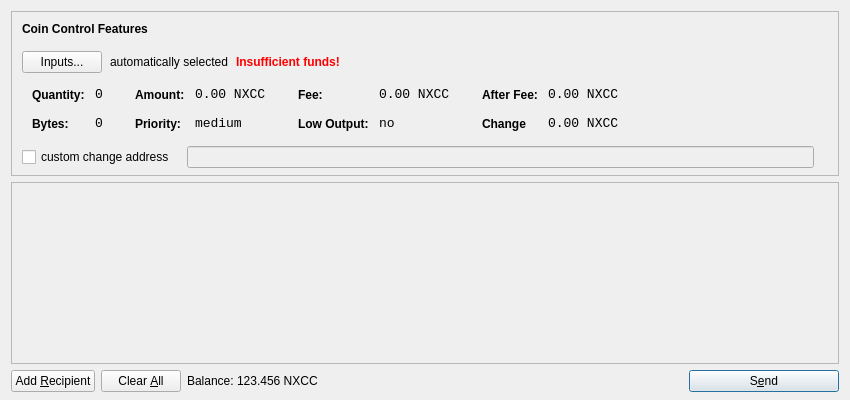
<?xml version="1.0" encoding="UTF-8"?>
<ui version="4.0">
 <class>SendCoinsDialog</class>
 <widget class="QDialog" name="SendCoinsDialog">
  <property name="geometry">
   <rect>
    <x>0</x>
    <y>0</y>
    <width>850</width>
    <height>400</height>
   </rect>
  </property>
  <property name="windowTitle">
   <string>Send Coins</string>
  </property>
  <layout class="QVBoxLayout" name="verticalLayout" stretch="0,1,0">
   <property name="bottomMargin">
    <number>8</number>
   </property>
   <item>
    <widget class="QFrame" name="frameCoinControl">
     <property name="sizePolicy">
      <sizepolicy hsizetype="Expanding" vsizetype="Expanding">
       <horstretch>0</horstretch>
       <verstretch>0</verstretch>
      </sizepolicy>
     </property>
     <property name="maximumSize">
      <size>
       <width>16777215</width>
       <height>16777215</height>
      </size>
     </property>
     <property name="frameShape">
      <enum>QFrame::StyledPanel</enum>
     </property>
     <property name="frameShadow">
      <enum>QFrame::Sunken</enum>
     </property>
     <layout class="QVBoxLayout" name="verticalLayoutCoinControl2">
      <property name="spacing">
       <number>-1</number>
      </property>
      <property name="leftMargin">
       <number>0</number>
      </property>
      <property name="topMargin">
       <number>0</number>
      </property>
      <property name="rightMargin">
       <number>0</number>
      </property>
      <property name="bottomMargin">
       <number>6</number>
      </property>
      <item>
       <layout class="QVBoxLayout" name="verticalLayoutCoinControl" stretch="0,0,0,0,1">
        <property name="spacing">
         <number>0</number>
        </property>
        <property name="leftMargin">
         <number>10</number>
        </property>
        <property name="topMargin">
         <number>10</number>
        </property>
        <item>
         <layout class="QHBoxLayout" name="horizontalLayoutCoinControl1">
          <property name="bottomMargin">
           <number>15</number>
          </property>
          <item>
           <widget class="QLabel" name="labelCoinControlFeatures">
            <property name="sizePolicy">
             <sizepolicy hsizetype="Preferred" vsizetype="Maximum">
              <horstretch>0</horstretch>
              <verstretch>0</verstretch>
             </sizepolicy>
            </property>
            <property name="font">
             <font>
              <weight>75</weight>
              <bold>true</bold>
             </font>
            </property>
            <property name="styleSheet">
             <string notr="true">font-weight:bold;</string>
            </property>
            <property name="text">
             <string>Coin Control Features</string>
            </property>
           </widget>
          </item>
         </layout>
        </item>
        <item>
         <layout class="QHBoxLayout" name="horizontalLayoutCoinControl2" stretch="0,0,0,0">
          <property name="spacing">
           <number>8</number>
          </property>
          <property name="bottomMargin">
           <number>10</number>
          </property>
          <item>
           <widget class="QPushButton" name="pushButtonCoinControl">
            <property name="styleSheet">
             <string notr="true"/>
            </property>
            <property name="text">
             <string>Inputs...</string>
            </property>
           </widget>
          </item>
          <item>
           <widget class="QLabel" name="labelCoinControlAutomaticallySelected">
            <property name="text">
             <string>automatically selected</string>
            </property>
            <property name="margin">
             <number>5</number>
            </property>
           </widget>
          </item>
          <item>
           <widget class="QLabel" name="labelCoinControlInsuffFunds">
            <property name="font">
             <font>
              <weight>75</weight>
              <bold>true</bold>
             </font>
            </property>
            <property name="styleSheet">
             <string notr="true">color:red;font-weight:bold;</string>
            </property>
            <property name="text">
             <string>Insufficient funds!</string>
            </property>
            <property name="margin">
             <number>5</number>
            </property>
           </widget>
          </item>
          <item>
           <spacer name="horizontalSpacerCoinControl">
            <property name="orientation">
             <enum>Qt::Horizontal</enum>
            </property>
            <property name="sizeHint" stdset="0">
             <size>
              <width>40</width>
              <height>1</height>
             </size>
            </property>
           </spacer>
          </item>
         </layout>
        </item>
        <item>
         <widget class="QWidget" name="widgetCoinControl" native="true">
          <property name="sizePolicy">
           <sizepolicy hsizetype="Preferred" vsizetype="Preferred">
            <horstretch>0</horstretch>
            <verstretch>0</verstretch>
           </sizepolicy>
          </property>
          <property name="minimumSize">
           <size>
            <width>0</width>
            <height>0</height>
           </size>
          </property>
          <property name="styleSheet">
           <string notr="true"/>
          </property>
          <layout class="QHBoxLayout" name="horizontalLayoutCoinControl5">
           <property name="margin">
            <number>0</number>
           </property>
           <item>
            <layout class="QHBoxLayout" name="horizontalLayoutCoinControl3" stretch="0,0,0,1">
             <property name="spacing">
              <number>20</number>
             </property>
             <property name="topMargin">
              <number>0</number>
             </property>
             <property name="bottomMargin">
              <number>10</number>
             </property>
             <item>
              <layout class="QFormLayout" name="formLayoutCoinControl1">
               <property name="horizontalSpacing">
                <number>10</number>
               </property>
               <property name="verticalSpacing">
                <number>14</number>
               </property>
               <property name="leftMargin">
                <number>10</number>
               </property>
               <property name="topMargin">
                <number>4</number>
               </property>
               <property name="rightMargin">
                <number>6</number>
               </property>
               <item row="0" column="0">
                <widget class="QLabel" name="labelCoinControlQuantityText">
                 <property name="styleSheet">
                  <string notr="true">font-weight:bold;</string>
                 </property>
                 <property name="text">
                  <string>Quantity:</string>
                 </property>
                 <property name="margin">
                  <number>0</number>
                 </property>
                </widget>
               </item>
               <item row="0" column="1">
                <widget class="QLabel" name="labelCoinControlQuantity">
                 <property name="font">
                  <font>
                   <family>Monospace</family>
                   <pointsize>10</pointsize>
                  </font>
                 </property>
                 <property name="cursor">
                  <cursorShape>IBeamCursor</cursorShape>
                 </property>
                 <property name="contextMenuPolicy">
                  <enum>Qt::ActionsContextMenu</enum>
                 </property>
                 <property name="text">
                  <string>0</string>
                 </property>
                 <property name="margin">
                  <number>0</number>
                 </property>
                 <property name="textInteractionFlags">
                  <set>Qt::LinksAccessibleByMouse|Qt::TextSelectableByKeyboard|Qt::TextSelectableByMouse</set>
                 </property>
                </widget>
               </item>
               <item row="1" column="0">
                <widget class="QLabel" name="labelCoinControlBytesText">
                 <property name="styleSheet">
                  <string notr="true">font-weight:bold;</string>
                 </property>
                 <property name="text">
                  <string>Bytes:</string>
                 </property>
                </widget>
               </item>
               <item row="1" column="1">
                <widget class="QLabel" name="labelCoinControlBytes">
                 <property name="font">
                  <font>
                   <family>Monospace</family>
                   <pointsize>10</pointsize>
                  </font>
                 </property>
                 <property name="cursor">
                  <cursorShape>IBeamCursor</cursorShape>
                 </property>
                 <property name="contextMenuPolicy">
                  <enum>Qt::ActionsContextMenu</enum>
                 </property>
                 <property name="text">
                  <string>0</string>
                 </property>
                 <property name="textInteractionFlags">
                  <set>Qt::LinksAccessibleByMouse|Qt::TextSelectableByKeyboard|Qt::TextSelectableByMouse</set>
                 </property>
                </widget>
               </item>
              </layout>
             </item>
             <item>
              <layout class="QFormLayout" name="formLayoutCoinControl2">
               <property name="horizontalSpacing">
                <number>10</number>
               </property>
               <property name="verticalSpacing">
                <number>14</number>
               </property>
               <property name="leftMargin">
                <number>6</number>
               </property>
               <property name="topMargin">
                <number>4</number>
               </property>
               <property name="rightMargin">
                <number>6</number>
               </property>
               <item row="0" column="0">
                <widget class="QLabel" name="labelCoinControlAmountText">
                 <property name="styleSheet">
                  <string notr="true">font-weight:bold;</string>
                 </property>
                 <property name="text">
                  <string>Amount:</string>
                 </property>
                 <property name="margin">
                  <number>0</number>
                 </property>
                </widget>
               </item>
               <item row="0" column="1">
                <widget class="QLabel" name="labelCoinControlAmount">
                 <property name="font">
                  <font>
                   <family>Monospace</family>
                   <pointsize>10</pointsize>
                  </font>
                 </property>
                 <property name="cursor">
                  <cursorShape>IBeamCursor</cursorShape>
                 </property>
                 <property name="contextMenuPolicy">
                  <enum>Qt::ActionsContextMenu</enum>
                 </property>
                 <property name="text">
                  <string>0.00 NXCC</string>
                 </property>
                 <property name="textInteractionFlags">
                  <set>Qt::LinksAccessibleByMouse|Qt::TextSelectableByKeyboard|Qt::TextSelectableByMouse</set>
                 </property>
                </widget>
               </item>
               <item row="1" column="0">
                <widget class="QLabel" name="labelCoinControlPriorityText">
                 <property name="styleSheet">
                  <string notr="true">font-weight:bold;</string>
                 </property>
                 <property name="text">
                  <string>Priority:</string>
                 </property>
                </widget>
               </item>
               <item row="1" column="1">
                <widget class="QLabel" name="labelCoinControlPriority">
                 <property name="font">
                  <font>
                   <family>Monospace</family>
                   <pointsize>10</pointsize>
                  </font>
                 </property>
                 <property name="cursor">
                  <cursorShape>IBeamCursor</cursorShape>
                 </property>
                 <property name="contextMenuPolicy">
                  <enum>Qt::ActionsContextMenu</enum>
                 </property>
                 <property name="text">
                  <string>medium</string>
                 </property>
                 <property name="textInteractionFlags">
                  <set>Qt::LinksAccessibleByMouse|Qt::TextSelectableByKeyboard|Qt::TextSelectableByMouse</set>
                 </property>
                </widget>
               </item>
              </layout>
             </item>
             <item>
              <layout class="QFormLayout" name="formLayoutCoinControl3">
               <property name="horizontalSpacing">
                <number>10</number>
               </property>
               <property name="verticalSpacing">
                <number>14</number>
               </property>
               <property name="leftMargin">
                <number>6</number>
               </property>
               <property name="topMargin">
                <number>4</number>
               </property>
               <property name="rightMargin">
                <number>6</number>
               </property>
               <item row="0" column="0">
                <widget class="QLabel" name="labelCoinControlFeeText">
                 <property name="styleSheet">
                  <string notr="true">font-weight:bold;</string>
                 </property>
                 <property name="text">
                  <string>Fee:</string>
                 </property>
                 <property name="margin">
                  <number>0</number>
                 </property>
                </widget>
               </item>
               <item row="0" column="1">
                <widget class="QLabel" name="labelCoinControlFee">
                 <property name="font">
                  <font>
                   <family>Monospace</family>
                   <pointsize>10</pointsize>
                  </font>
                 </property>
                 <property name="cursor">
                  <cursorShape>IBeamCursor</cursorShape>
                 </property>
                 <property name="contextMenuPolicy">
                  <enum>Qt::ActionsContextMenu</enum>
                 </property>
                 <property name="text">
                  <string>0.00 NXCC</string>
                 </property>
                 <property name="textInteractionFlags">
                  <set>Qt::LinksAccessibleByMouse|Qt::TextSelectableByKeyboard|Qt::TextSelectableByMouse</set>
                 </property>
                </widget>
               </item>
               <item row="1" column="0">
                <widget class="QLabel" name="labelCoinControlLowOutputText">
                 <property name="styleSheet">
                  <string notr="true">font-weight:bold;</string>
                 </property>
                 <property name="text">
                  <string>Low Output:</string>
                 </property>
                </widget>
               </item>
               <item row="1" column="1">
                <widget class="QLabel" name="labelCoinControlLowOutput">
                 <property name="font">
                  <font>
                   <family>Monospace</family>
                   <pointsize>10</pointsize>
                  </font>
                 </property>
                 <property name="cursor">
                  <cursorShape>IBeamCursor</cursorShape>
                 </property>
                 <property name="contextMenuPolicy">
                  <enum>Qt::ActionsContextMenu</enum>
                 </property>
                 <property name="text">
                  <string>no</string>
                 </property>
                 <property name="textInteractionFlags">
                  <set>Qt::LinksAccessibleByMouse|Qt::TextSelectableByKeyboard|Qt::TextSelectableByMouse</set>
                 </property>
                </widget>
               </item>
              </layout>
             </item>
             <item>
              <layout class="QFormLayout" name="formLayoutCoinControl4">
               <property name="horizontalSpacing">
                <number>10</number>
               </property>
               <property name="verticalSpacing">
                <number>14</number>
               </property>
               <property name="leftMargin">
                <number>6</number>
               </property>
               <property name="topMargin">
                <number>4</number>
               </property>
               <property name="rightMargin">
                <number>6</number>
               </property>
               <item row="0" column="0">
                <widget class="QLabel" name="labelCoinControlAfterFeeText">
                 <property name="styleSheet">
                  <string notr="true">font-weight:bold;</string>
                 </property>
                 <property name="text">
                  <string>After Fee:</string>
                 </property>
                 <property name="margin">
                  <number>0</number>
                 </property>
                </widget>
               </item>
               <item row="0" column="1">
                <widget class="QLabel" name="labelCoinControlAfterFee">
                 <property name="font">
                  <font>
                   <family>Monospace</family>
                   <pointsize>10</pointsize>
                  </font>
                 </property>
                 <property name="cursor">
                  <cursorShape>IBeamCursor</cursorShape>
                 </property>
                 <property name="contextMenuPolicy">
                  <enum>Qt::ActionsContextMenu</enum>
                 </property>
                 <property name="text">
                  <string>0.00 NXCC</string>
                 </property>
                 <property name="textInteractionFlags">
                  <set>Qt::LinksAccessibleByMouse|Qt::TextSelectableByKeyboard|Qt::TextSelectableByMouse</set>
                 </property>
                </widget>
               </item>
               <item row="1" column="0">
                <widget class="QLabel" name="labelCoinControlChangeText">
                 <property name="styleSheet">
                  <string notr="true">font-weight:bold;</string>
                 </property>
                 <property name="text">
                  <string>Change</string>
                 </property>
                </widget>
               </item>
               <item row="1" column="1">
                <widget class="QLabel" name="labelCoinControlChange">
                 <property name="font">
                  <font>
                   <family>Monospace</family>
                   <pointsize>10</pointsize>
                  </font>
                 </property>
                 <property name="cursor">
                  <cursorShape>IBeamCursor</cursorShape>
                 </property>
                 <property name="contextMenuPolicy">
                  <enum>Qt::ActionsContextMenu</enum>
                 </property>
                 <property name="text">
                  <string>0.00 NXCC</string>
                 </property>
                 <property name="textInteractionFlags">
                  <set>Qt::LinksAccessibleByMouse|Qt::TextSelectableByKeyboard|Qt::TextSelectableByMouse</set>
                 </property>
                </widget>
               </item>
              </layout>
             </item>
            </layout>
           </item>
          </layout>
         </widget>
        </item>
        <item>
         <layout class="QHBoxLayout" name="horizontalLayoutCoinControl4" stretch="0,0,0">
          <property name="spacing">
           <number>12</number>
          </property>
          <property name="sizeConstraint">
           <enum>QLayout::SetDefaultConstraint</enum>
          </property>
          <property name="topMargin">
           <number>5</number>
          </property>
          <property name="rightMargin">
           <number>5</number>
          </property>
          <item>
           <widget class="QCheckBox" name="checkBoxCoinControlChange">
            <property name="text">
             <string>custom change address</string>
            </property>
           </widget>
          </item>
          <item>
           <widget class="QLineEdit" name="lineEditCoinControlChange">
            <property name="enabled">
             <bool>false</bool>
            </property>
            <property name="sizePolicy">
             <sizepolicy hsizetype="Expanding" vsizetype="Fixed">
              <horstretch>0</horstretch>
              <verstretch>0</verstretch>
             </sizepolicy>
            </property>
           </widget>
          </item>
          <item>
           <widget class="QLabel" name="labelCoinControlChangeLabel">
            <property name="sizePolicy">
             <sizepolicy hsizetype="Preferred" vsizetype="Expanding">
              <horstretch>0</horstretch>
              <verstretch>0</verstretch>
             </sizepolicy>
            </property>
            <property name="minimumSize">
             <size>
              <width>0</width>
              <height>0</height>
             </size>
            </property>
            <property name="text">
             <string/>
            </property>
            <property name="margin">
             <number>3</number>
            </property>
           </widget>
          </item>
         </layout>
        </item>
        <item>
         <spacer name="verticalSpacerCoinControl">
          <property name="orientation">
           <enum>Qt::Vertical</enum>
          </property>
          <property name="sizeHint" stdset="0">
           <size>
            <width>800</width>
            <height>1</height>
           </size>
          </property>
         </spacer>
        </item>
       </layout>
      </item>
     </layout>
    </widget>
   </item>
   <item>
    <widget class="QScrollArea" name="scrollArea">
     <property name="widgetResizable">
      <bool>true</bool>
     </property>
     <widget class="QWidget" name="scrollAreaWidgetContents">
      <property name="geometry">
       <rect>
        <x>0</x>
        <y>0</y>
        <width>830</width>
        <height>165</height>
       </rect>
      </property>
      <layout class="QVBoxLayout" name="verticalLayout_2">
       <property name="margin">
        <number>0</number>
       </property>
       <item>
        <layout class="QVBoxLayout" name="entries">
         <property name="spacing">
          <number>6</number>
         </property>
        </layout>
       </item>
       <item>
        <spacer name="verticalSpacer">
         <property name="orientation">
          <enum>Qt::Vertical</enum>
         </property>
         <property name="sizeHint" stdset="0">
          <size>
           <width>20</width>
           <height>40</height>
          </size>
         </property>
        </spacer>
       </item>
      </layout>
     </widget>
    </widget>
   </item>
   <item>
    <layout class="QHBoxLayout" name="horizontalLayout">
     <item>
      <widget class="QPushButton" name="addButton">
       <property name="toolTip">
        <string>Send to multiple recipients at once</string>
       </property>
       <property name="text">
        <string>Add &amp;Recipient</string>
       </property>
       <property name="icon">
        <iconset resource="../bitcoin.qrc">
         <normaloff>:/icons/add</normaloff>:/icons/add</iconset>
       </property>
       <property name="autoDefault">
        <bool>false</bool>
       </property>
      </widget>
     </item>
     <item>
      <widget class="QPushButton" name="clearButton">
       <property name="sizePolicy">
        <sizepolicy hsizetype="Minimum" vsizetype="Fixed">
         <horstretch>0</horstretch>
         <verstretch>0</verstretch>
        </sizepolicy>
       </property>
       <property name="toolTip">
        <string>Remove all transaction fields</string>
       </property>
       <property name="text">
        <string>Clear &amp;All</string>
       </property>
       <property name="icon">
        <iconset resource="../bitcoin.qrc">
         <normaloff>:/icons/remove</normaloff>:/icons/remove</iconset>
       </property>
       <property name="autoRepeatDelay">
        <number>300</number>
       </property>
       <property name="autoDefault">
        <bool>false</bool>
       </property>
      </widget>
     </item>
     <item>
      <layout class="QHBoxLayout" name="horizontalLayout_2">
       <property name="spacing">
        <number>3</number>
       </property>
       <item>
        <widget class="QLabel" name="label">
         <property name="sizePolicy">
          <sizepolicy hsizetype="Preferred" vsizetype="Fixed">
           <horstretch>0</horstretch>
           <verstretch>0</verstretch>
          </sizepolicy>
         </property>
         <property name="text">
          <string>Balance:</string>
         </property>
        </widget>
       </item>
       <item>
        <widget class="QLabel" name="labelBalance">
         <property name="sizePolicy">
          <sizepolicy hsizetype="Preferred" vsizetype="Fixed">
           <horstretch>0</horstretch>
           <verstretch>0</verstretch>
          </sizepolicy>
         </property>
         <property name="cursor">
          <cursorShape>IBeamCursor</cursorShape>
         </property>
         <property name="text">
          <string>123.456 NXCC</string>
         </property>
         <property name="textInteractionFlags">
          <set>Qt::LinksAccessibleByMouse|Qt::TextSelectableByKeyboard|Qt::TextSelectableByMouse</set>
         </property>
        </widget>
       </item>
      </layout>
     </item>
     <item>
      <spacer name="horizontalSpacer">
       <property name="orientation">
        <enum>Qt::Horizontal</enum>
       </property>
       <property name="sizeHint" stdset="0">
        <size>
         <width>40</width>
         <height>20</height>
        </size>
       </property>
      </spacer>
     </item>
     <item>
      <widget class="QPushButton" name="sendButton">
       <property name="minimumSize">
        <size>
         <width>150</width>
         <height>0</height>
        </size>
       </property>
       <property name="toolTip">
        <string>Confirm the send action</string>
       </property>
       <property name="text">
        <string>S&amp;end</string>
       </property>
       <property name="icon">
        <iconset resource="../bitcoin.qrc">
         <normaloff>:/icons/send</normaloff>:/icons/send</iconset>
       </property>
       <property name="default">
        <bool>true</bool>
       </property>
      </widget>
     </item>
    </layout>
   </item>
  </layout>
 </widget>
 <resources>
  <include location="../bitcoin.qrc"/>
 </resources>
 <connections/>
</ui>
